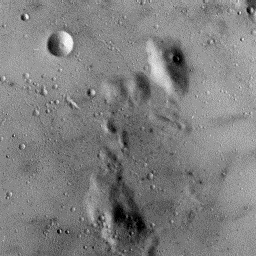
%> input picture Exercise 1/Pics/moon.jpg, 256 x 256 px
$ octave question1_1.m   (GNU Octave 9; MATLAB toolbox functions it lacks are replaced by stand-ins)
%> lines starting %> are read from the running program, lines starting %| are printed output that depends on the picture
%  Load image
I = imread('moon.jpg');
%> I is the input picture: size 256x256x3 uint8; min 0, max 255, mean 127.3
if size(I,3) == 3
    I = rgb2gray(I);
%> I: size 256x256 uint8
end
I = double(I);
%> I: size 256x256 double

% Linear stretch to full  range
minVal = min(I(:));
%> minVal = 0
maxVal = max(I(:));
%> maxVal = 255
I_stretched = 255 * (I - minVal) / (maxVal - minVal);

%  Modulate image with (-1)^(x+y) to shift zero-frequency to center
[M, N] = size(I_stretched);
%> M = 256; N = 256
[x, y] = meshgrid(0:N-1, 0:M-1);
I_mod = I_stretched .* ((-1) .^ (x + y));
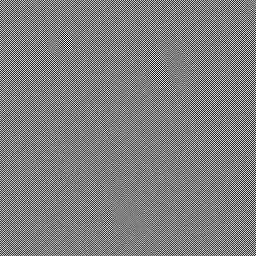
%> I_mod: size 256x256 double; min -254, max 255, mean 0; drawn with min black and max white

%  Compute 2D DFT of modulated image
F_centered = fft2(I_mod);


figure('Position',[100 100 900 350]);

subplot(1,3,1);
imshow(uint8(I));
title('Original Grayscale','FontSize',12);

subplot(1,3,2);
imshow(uint8(I_stretched));
title('Stretched [0–255]','FontSize',12);

subplot(1,3,3);
imshow(log(1 + abs(F_centered)), []);
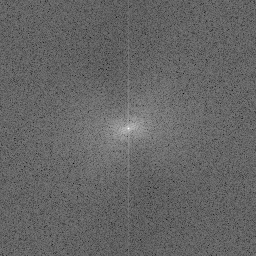
%> displayed picture: size 256x256, on the screen's scale of 0 to 255; min 0, max 255, mean 101.1
title('Centered DFT (Log Magnitude)','FontSize',12);


figure('Position',[100 100 800 300]);

subplot(1,2,1);
imhist(uint8(I), 256);
xlim([0 255]);
title('Histogram of Original','FontSize',12);
xlabel('Intensity');
ylabel('Frequency');

subplot(1,2,2);
imhist(uint8(I_stretched), 256);
xlim([0 255]);
title('Histogram of Stretched','FontSize',12);
xlabel('Intensity');
ylabel('Frequency');
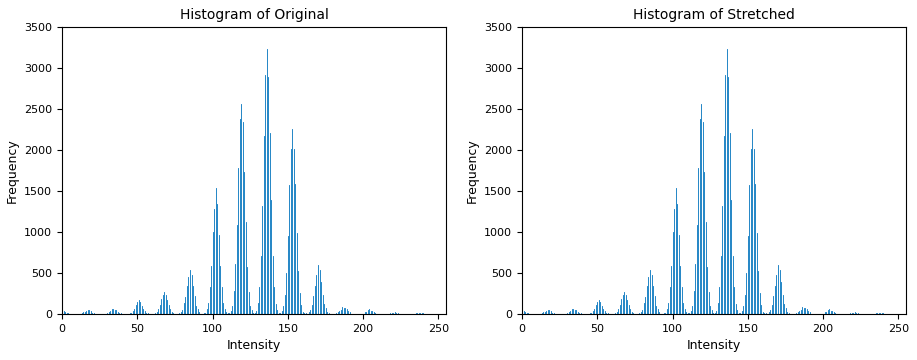
%> figure redrawn from the program's plot data, 2 panels; panel 1: highest point at x = 136, y = 3227
